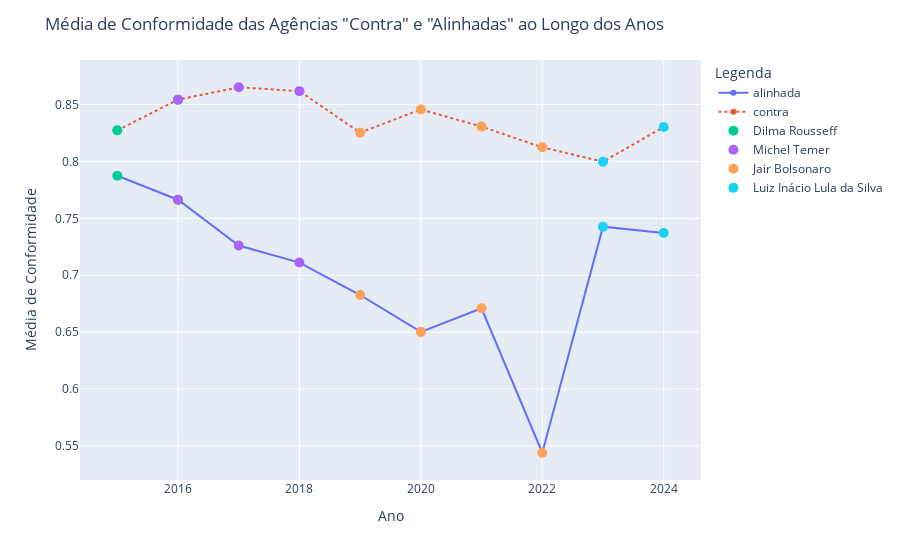

Notebook cell for this chart:
### Code cell
import plotly.express as px
import plotly.graph_objects as go

# Filtering "contra" and "alinhada" agencies
df_plot_1 = final_df.copy()
df_plot_1 = df_plot_1[df_plot_1['category'].isin(['contra', 'alinhada'])]

# Calculating mean of conformity by each year and category
df_plot_1 = df_plot_1.groupby(['year', 'category'])['conc_parc'].mean().reset_index()

# Getting the president of each year
df_presidents = final_df[['year', 'president']].drop_duplicates()
df_plot_1 = df_plot_1.merge(df_presidents, on='year', how='left')

# Criar gráfico
fig = px.line(
    df_plot_1, x='year', y='conc_parc',
    color='category',  # Apenas duas linhas para as categorys
    line_dash='category',
    markers=True, 
    hover_data={'year': True, 'conc_parc': True, 'president': True},
    labels={'conc_parc': 'Média de Conformidade', 'year': 'Ano', 'category': 'category'}
)

# Adicionar pontos específicos para os presidentes
for presidente in df_presidents['president'].unique():
    df_pres = df_plot_1[df_plot_1['president'] == presidente]
    fig.add_trace(go.Scatter(
        x=df_pres['year'], y=df_pres['conc_parc'],
        mode='markers',
        marker=dict(size=10, symbol='circle'),
        name=presidente
    ))


fig.update_layout(
    title='Média de Conformidade das Agências "Contra" e "Alinhadas" ao Longo dos Anos',
    xaxis_title='Ano',
    yaxis_title='Média de Conformidade',
    legend_title='Legenda',
    hovermode='x unified'
)

fig.show()

### Figure 1 — Plotly figure (JSON) as saved in the notebook; plotly's stock layout.template omitted (floating-point values rounded to 4 significant figures)
{"data": [{"customdata": [["Dilma Rousseff"], ["Dilma Rousseff"], ["Michel Temer"], ["Michel Temer"], ["Michel Temer"], ["Jair Bolsonaro"], ["Jair Bolsonaro"], ["Jair Bolsonaro"], ["Jair Bolsonaro"], ["Luiz Inácio Lula da Silva"], ["Luiz Inácio Lula da Silva"]], "hovertemplate": "category=alinhada<br>Ano=%{x}<br>Média de Conformidade=%{y}<br>president=%{customdata[0]}<extra></extra>", "legendgroup": "alinhada", "line": {"color": "#636efa", "dash": "solid"}, "marker": {"symbol": "circle"}, "mode": "lines+markers", "name": "alinhada", "orientation": "v", "showlegend": true, "type": "scatter", "x": [2015, 2016, 2016, 2017, 2018, 2019, 2020, 2021, 2022, 2023, 2024], "xaxis": "x", "y": [0.7875, 0.7664, 0.7664, 0.7262, 0.7111, 0.6826, 0.6502, 0.671, 0.544, 0.7427, 0.7371], "yaxis": "y"}, {"customdata": [["Dilma Rousseff"], ["Dilma Rousseff"], ["Michel Temer"], ["Michel Temer"], ["Michel Temer"], ["Jair Bolsonaro"], ["Jair Bolsonaro"], ["Jair Bolsonaro"], ["Jair Bolsonaro"], ["Luiz Inácio Lula da Silva"], ["Luiz Inácio Lula da Silva"]], "hovertemplate": "category=contra<br>Ano=%{x}<br>Média de Conformidade=%{y}<br>president=%{customdata[0]}<extra></extra>", "legendgroup": "contra", "line": {"color": "#EF553B", "dash": "dot"}, "marker": {"symbol": "circle"}, "mode": "lines+markers", "name": "contra", "orientation": "v", "showlegend": true, "type": "scatter", "x": [2015, 2016, 2016, 2017, 2018, 2019, 2020, 2021, 2022, 2023, 2024], "xaxis": "x", "y": [0.8274, 0.8543, 0.8543, 0.8652, 0.8618, 0.8253, 0.8458, 0.8307, 0.8125, 0.7998, 0.8303], "yaxis": "y"}, {"marker": {"size": 10, "symbol": "circle"}, "mode": "markers", "name": "Dilma Rousseff", "type": "scatter", "x": [2015, 2015, 2016, 2016], "y": [0.7875, 0.8274, 0.7664, 0.8543]}, {"marker": {"size": 10, "symbol": "circle"}, "mode": "markers", "name": "Michel Temer", "type": "scatter", "x": [2016, 2016, 2017, 2017, 2018, 2018], "y": [0.7664, 0.8543, 0.7262, 0.8652, 0.7111, 0.8618]}, {"marker": {"size": 10, "symbol": "circle"}, "mode": "markers", "name": "Jair Bolsonaro", "type": "scatter", "x": [2019, 2019, 2020, 2020, 2021, 2021, 2022, 2022], "y": [0.6826, 0.8253, 0.6502, 0.8458, 0.671, 0.8307, 0.544, 0.8125]}, {"marker": {"size": 10, "symbol": "circle"}, "mode": "markers", "name": "Luiz Inácio Lula da Silva", "type": "scatter", "x": [2023, 2023, 2024, 2024], "y": [0.7427, 0.7998, 0.7371, 0.8303]}], "layout": {"hovermode": "x unified", "legend": {"title": {"text": "Legenda"}, "tracegroupgap": 0}, "margin": {"t": 60}, "title": {"text": "Média de Conformidade das Agências \"Contra\" e \"Alinhadas\" ao Longo dos Anos"}, "xaxis": {"anchor": "y", "domain": [0, 1], "title": {"text": "Ano"}}, "yaxis": {"anchor": "x", "domain": [0, 1], "title": {"text": "Média de Conformidade"}}}}
